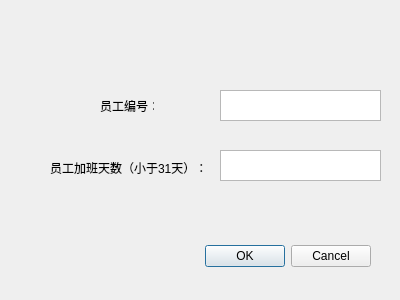
<?xml version="1.0" encoding="UTF-8"?>
<ui version="4.0">
 <class>additionalDays</class>
 <widget class="QDialog" name="additionalDays">
  <property name="geometry">
   <rect>
    <x>0</x>
    <y>0</y>
    <width>400</width>
    <height>300</height>
   </rect>
  </property>
  <property name="windowTitle">
   <string>Dialog</string>
  </property>
  <widget class="QDialogButtonBox" name="buttonBox">
   <property name="geometry">
    <rect>
     <x>30</x>
     <y>240</y>
     <width>341</width>
     <height>32</height>
    </rect>
   </property>
   <property name="orientation">
    <enum>Qt::Horizontal</enum>
   </property>
   <property name="standardButtons">
    <set>QDialogButtonBox::Cancel|QDialogButtonBox::Ok</set>
   </property>
  </widget>
  <widget class="QLabel" name="label">
   <property name="geometry">
    <rect>
     <x>100</x>
     <y>100</y>
     <width>54</width>
     <height>12</height>
    </rect>
   </property>
   <property name="text">
    <string>员工编号：</string>
   </property>
  </widget>
  <widget class="QLabel" name="label_2">
   <property name="geometry">
    <rect>
     <x>50</x>
     <y>160</y>
     <width>161</width>
     <height>16</height>
    </rect>
   </property>
   <property name="text">
    <string>员工加班天数（小于31天）：</string>
   </property>
  </widget>
  <widget class="QTextEdit" name="textId">
   <property name="geometry">
    <rect>
     <x>220</x>
     <y>90</y>
     <width>161</width>
     <height>31</height>
    </rect>
   </property>
  </widget>
  <widget class="QTextEdit" name="textDays">
   <property name="geometry">
    <rect>
     <x>220</x>
     <y>150</y>
     <width>161</width>
     <height>31</height>
    </rect>
   </property>
  </widget>
 </widget>
 <resources/>
 <connections>
  <connection>
   <sender>buttonBox</sender>
   <signal>accepted()</signal>
   <receiver>additionalDays</receiver>
   <slot>accept()</slot>
   <hints>
    <hint type="sourcelabel">
     <x>248</x>
     <y>254</y>
    </hint>
    <hint type="destinationlabel">
     <x>157</x>
     <y>274</y>
    </hint>
   </hints>
  </connection>
  <connection>
   <sender>buttonBox</sender>
   <signal>rejected()</signal>
   <receiver>additionalDays</receiver>
   <slot>reject()</slot>
   <hints>
    <hint type="sourcelabel">
     <x>316</x>
     <y>260</y>
    </hint>
    <hint type="destinationlabel">
     <x>286</x>
     <y>274</y>
    </hint>
   </hints>
  </connection>
 </connections>
</ui>
